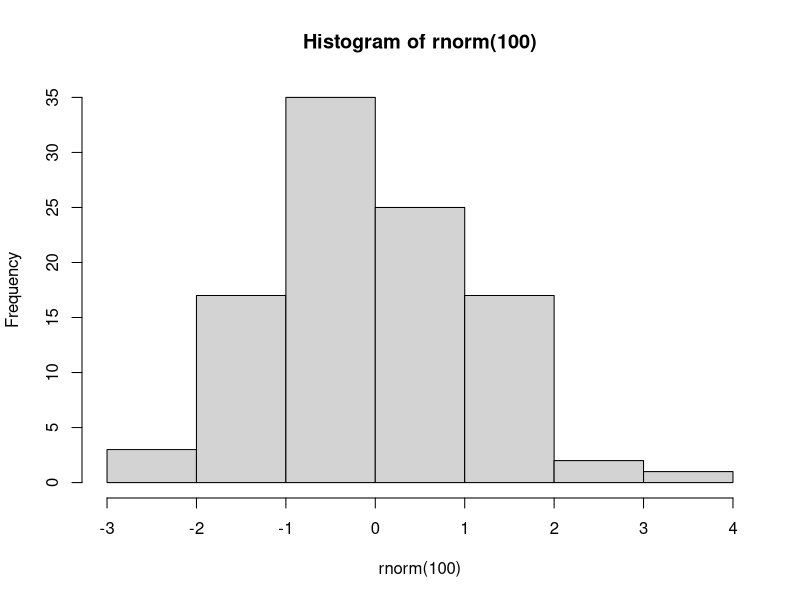

The R source for this figure:
pdf("xh.pdf")  #set graphical output file 
hist(rnorm(100))  #generate 100 N(0, 1) variates and plot their histogram
dev.off()  #close the graphical output file
